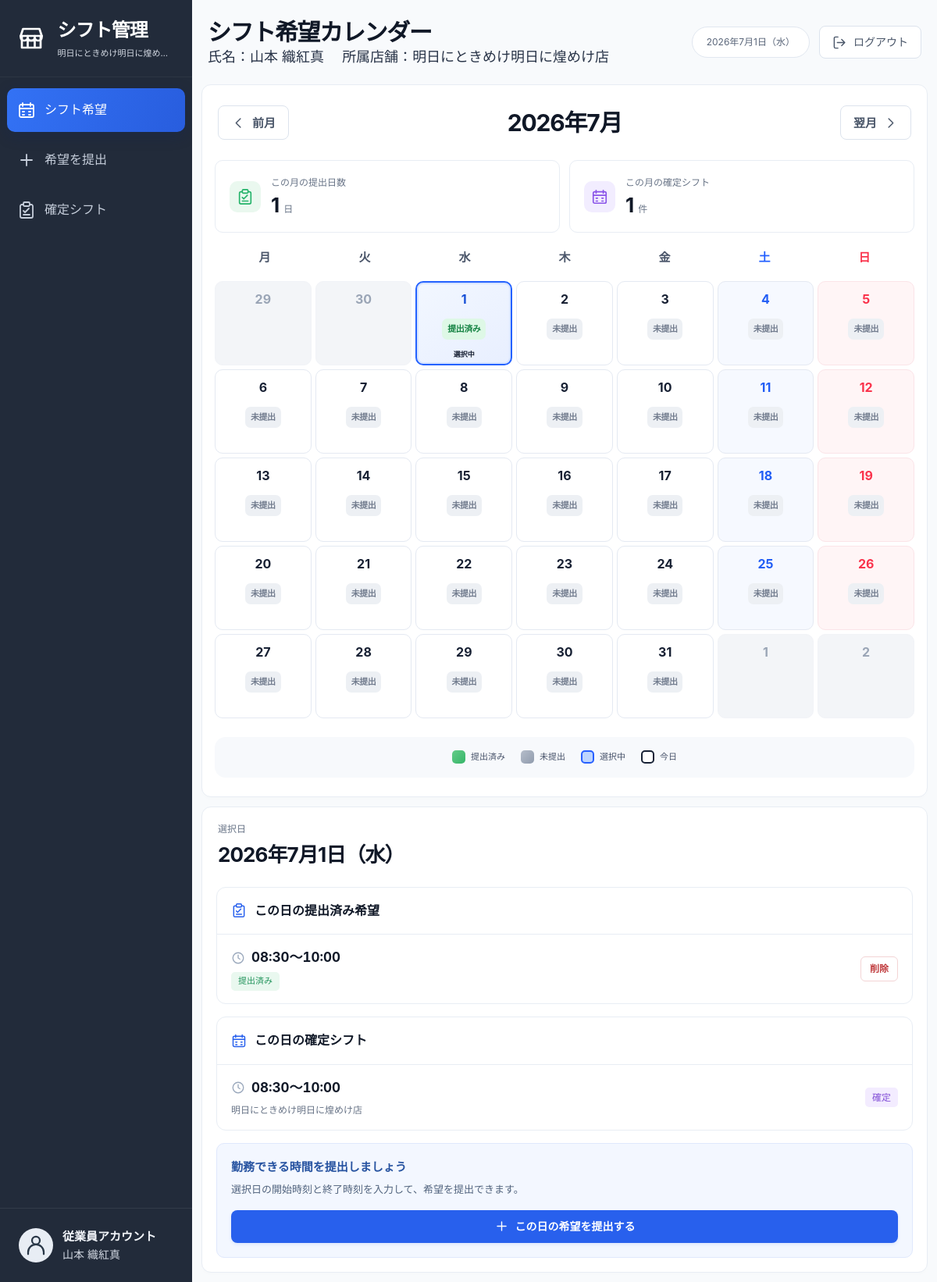
The app's page /availability/?year=2026&month=7 (signed in) with its own data.
### accounts/models.py (models this page shows, shortened)
class StoreMembership(models.Model):
    ROLE_CHOICES = [
        ("manager", "Manager"),
        ("staff", "Staff"),
    ]
    RANK_CHOICES = [
        ("A", "A"),
        ("B", "B"),
        ("C", "C"),
    ]
    user = models.ForeignKey(
        User,
        on_delete=models.CASCADE,
        related_name="store_memberships",
    )
    store = models.ForeignKey(
        Store,
        on_delete=models.CASCADE,
        related_name="memberships",
    )
    role = models.CharField(
        max_length=20,
        choices=ROLE_CHOICES,
        default="staff",
    )
    rank = models.CharField(
        max_length=1,
        choices=RANK_CHOICES,
        default="C",
    )
    desired_shifts_per_week = models.PositiveIntegerField(default=0)
    is_active = models.BooleanField(default=True)
    created_at = models.DateTimeField(auto_now_add=True)
    class Meta:
        unique_together = ("user", "store")

class Store(models.Model):
    company = models.ForeignKey(
        Company,
        on_delete=models.CASCADE,
        related_name="stores",
    )
    name = models.CharField(max_length=100)
    created_at = models.DateTimeField(auto_now_add=True)

class User(AbstractUser):
    ROLE_CHOICES = [
        ("admin", "Admin"),
        ("staff", "Staff"),
    ]
    RANK_CHOICES = [
        ("A", "A"),
        ("B", "B"),
        ("C", "C"),
    ]
    last_name = models.CharField(
        "苗字",
        max_length=150,
        blank=True,
    )
    first_name = models.CharField(
        "名前",
        max_length=150,
        blank=True,
    )
    role = models.CharField(
        max_length=10,
        choices=ROLE_CHOICES,
        default="staff",
    )
    rank = models.CharField(
        max_length=1,
        choices=RANK_CHOICES,
        default="C",
    )
    desired_shifts_per_week = models.PositiveIntegerField(default=0)
    @property
    def full_name_japanese(self):
        full_name = f"{self.last_name} {self.first_name}".strip()
        return full_name or self.username

### shifts/models.py (models this page shows, shortened)
class Availability(models.Model):
    user = models.ForeignKey(
        settings.AUTH_USER_MODEL,
        on_delete=models.CASCADE
    )
    membership = models.ForeignKey(
        "accounts.StoreMembership",
        on_delete=models.CASCADE,
        related_name="availabilities",
        null=True,
        blank=True,
    )
    work_date = models.DateField()
    start_time = models.TimeField()
    end_time = models.TimeField()
    created_at = models.DateTimeField(auto_now_add=True)

class Shift(models.Model):
    user = models.ForeignKey(
        settings.AUTH_USER_MODEL,
        on_delete=models.CASCADE,
        related_name="shifts"
    )
    membership = models.ForeignKey(
        "accounts.StoreMembership",
        on_delete=models.CASCADE,
        related_name="shifts",
        null=True,
        blank=True,
    )
    store = models.ForeignKey(
        "accounts.Store",
        on_delete=models.CASCADE,
        related_name="shifts",
        null=True,
        blank=True,
    )
    work_date = models.DateField()
    start_time = models.TimeField()
    end_time = models.TimeField()
    is_generated = models.BooleanField(default=True)
    created_at = models.DateTimeField(auto_now_add=True)
    class Meta:
        ordering = ["work_date", "start_time"]

### shifts/views.py (the view)
# urls.py: path("availability/", views.availability_list, name="availability_list"),
@login_required
def availability_list(request):
    calendar_context = get_calendar_context(request)
    year = calendar_context["year"]
    month = calendar_context["month"]
    selected_date = calendar_context["selected_date"]
    membership = StoreMembership.objects.filter(
        user=request.user,
        is_active=True,
    ).select_related("store").first()
    monthly_availabilities = Availability.objects.filter(
        user=request.user,
        work_date__year=year,
        work_date__month=month,
    ).order_by("work_date", "start_time")
    submitted_dates = set(
        monthly_availabilities.values_list("work_date", flat=True)
    )
    monthly_shifts = Shift.objects.filter(
        user=request.user, work_date__year=year, work_date__month=month
    )
    shift_dates = set(monthly_shifts.values_list("work_date", flat=True))
    for week in calendar_context["calendar_weeks"]:
        for day in week:
            day["is_submitted"] = day["date"] in submitted_dates
            day["has_shift"] = day["date"] in shift_dates
    selected_availabilities = Availability.objects.filter(
        user=request.user,
        work_date=selected_date,
    ).order_by("start_time")
    selected_shifts = Shift.objects.filter(
        user=request.user, work_date=selected_date
    ).select_related("store").order_by("start_time", "id")
    return render(
        request,
        "shifts/availability_list.html",
        {
            **calendar_context,
            "membership": membership,
            "selected_availabilities": selected_availabilities,
            "selected_shifts": selected_shifts,
            "submitted_days_count": len(submitted_dates),
            "monthly_shifts_count": monthly_shifts.count(),
        },
    )

### templates/shifts/availability_list.html (shortened to what this page needs)
{% extends 'shifts/base.html' %}
{% load i18n %}
{% block page_title %}シフト希望カレンダー{% endblock %}
{% block content %}
  <div class="shift-workspace employee-workspace">
    <section class="panel calendar-panel employee-calendar" aria-label="シフト希望カレンダー">
      <div class="calendar-toolbar">
        <a class="button button-secondary month-button" href="?year={{ prev_year }}&amp;month={{ prev_month }}">
          <svg class="icon" aria-hidden="true"><use href="#icon-chevron-left"></use></svg>
          <span>前月</span>
        </a>
        <h2>{{ year }}年{{ month }}月</h2>
        <a class="button button-secondary month-button" href="?year={{ next_year }}&amp;month={{ next_month }}">
          <span>翌月</span>
          <svg class="icon" aria-hidden="true"><use href="#icon-chevron-right"></use></svg>
        </a>
      </div>
      <div class="employee-summary">
        <div class="employee-summary-item">
          <span class="summary-icon"><svg class="icon" aria-hidden="true"><use href="#icon-clipboard"></use></svg></span>
          <div><p>この月の提出日数</p><strong class="summary-value">{{ submitted_days_count|default:0 }}<small>日</small></strong></div>
        </div>
        <div class="employee-summary-item">
          <span class="summary-icon summary-icon-violet"><svg class="icon" aria-hidden="true"><use href="#icon-calendar"></use></svg></span>
          <div><p>この月の確定シフト</p><strong class="summary-value">{{ monthly_shifts_count|default:0 }}<small>件</small></strong></div>
        </div>
      </div>
      <div class="calendar-weekdays" aria-hidden="true">
        <div>月</div><div>火</div><div>水</div><div>木</div><div>金</div><div class="saturday">土</div><div class="sunday">日</div>
      </div>
      <div class="calendar-grid">
        {% for week in calendar_weeks %}
          {% for day in week %}
            {% if day.is_current_month %}
              <a class="calendar-day{% if forloop.counter == 6 %} saturday{% elif forloop.counter == 7 %} sunday{% endif %}{% if day.is_today %} is-today{% endif %}{% if day.is_selected %} is-selected{% endif %}" href="{{ day.url }}" aria-label="{% language 'ja' %}{{ day.date|date:'n月j日（D）' }}{% endlanguage %}、{% if day.is_submitted %}提出済み{% else %}未提出{% endif %}{% if day.is_today %}、今日{% endif %}{% if day.is_selected %}、選択中{% endif %}"{% if day.is_selected %} aria-current="date"{% endif %}>
                <span class="day-number">{{ day.day }}</span>
                <span class="day-status-list">
                  {% if day.is_submitted %}<span class="calendar-badge availability-badge">提出済み</span>{% else %}<span class="calendar-badge empty-badge">未提出</span>{% endif %}
                </span>
                {% if day.is_today or day.is_selected %}<span class="day-context">{% if day.is_today %}今日{% endif %}{% if day.is_today and day.is_selected %}・{% endif %}{% if day.is_selected %}選択中{% endif %}</span>{% endif %}
              </a>
            {% else %}
              <div class="calendar-day is-muted" aria-hidden="true"><span class="day-number">{{ day.day }}</span></div>
            {% endif %}
          {% endfor %}
        {% endfor %}
      </div>
      <div class="calendar-legend" aria-label="カレンダーの凡例">
        <span><i class="legend-dot availability-dot" aria-hidden="true"></i>提出済み</span>
        <span><i class="legend-dot empty-dot" aria-hidden="true"></i>未提出</span>
        <span><i class="legend-dot selected-dot" aria-hidden="true"></i>選択中</span>
        <span><i class="legend-dot today-dot" aria-hidden="true"></i>今日</span>
      </div>
    </section>
    <section class="panel employee-day-details" aria-label="選択日の詳細">
      <div class="employee-day-heading">
        <p>選択日</p>
        <h2>{% language 'ja' %}{{ selected_date|date:'Y年n月j日（D）' }}{% endlanguage %}</h2>
      </div>
      <section class="panel schedule-card">
        <div class="panel-heading">
          <h3><svg class="icon" aria-hidden="true"><use href="#icon-clipboard"></use></svg>この日の提出済み希望</h3>
        </div>
        <ul class="schedule-list">
          {% for availability in selected_availabilities %}
            <li class="schedule-item">
              <div>
                <div class="schedule-time"><svg class="icon" aria-hidden="true"><use href="#icon-clock"></use></svg>{{ availability.start_time|time:'H:i' }}〜{{ availability.end_time|time:'H:i' }}</div>
                <p class="employee-shift-meta"><span class="status-badge badge-green">提出済み</span></p>
              </div>
              <form method="post" action="{% url 'availability_delete' availability.id %}">
                <button type="submit" class="button button-danger button-small" aria-label="{{ availability.start_time|time:'H:i' }}〜{{ availability.end_time|time:'H:i' }}の希望を削除">削除</button>
              </form>
            </li>
          {% empty %}
            <li class="empty-state">この日はまだ提出していません。</li>
          {% endfor %}
        </ul>
      </section>
      <section class="panel schedule-card">
        <div class="panel-heading">
          <h3><svg class="icon" aria-hidden="true"><use href="#icon-calendar"></use></svg>この日の確定シフト</h3>
        </div>
        <ul class="schedule-list">
          {% for shift in selected_shifts %}
            <li class="schedule-item">
              <div>
                <div class="schedule-time"><svg class="icon" aria-hidden="true"><use href="#icon-clock"></use></svg>{{ shift.start_time|time:'H:i' }}〜{{ shift.end_time|time:'H:i' }}</div>
                <p class="employee-shift-meta">{{ shift.store.name }}</p>
              </div>
              <span class="status-badge badge-violet">確定</span>
            </li>
          {% empty %}
            <li class="empty-state">この日の確定シフトはまだありません。</li>
          {% endfor %}
        </ul>
      </section>
      <div class="employee-guidance">
        {% if membership %}
          <h3>勤務できる時間を提出しましょう</h3>
          <p>選択日の開始時刻と終了時刻を入力して、希望を提出できます。</p>
          <a class="button button-primary" href="{% url 'availability_create' %}?date={{ selected_date|date:'Y-m-d' }}">
            <svg class="icon" aria-hidden="true"><use href="#icon-plus"></use></svg>この日の希望を提出する
          </a>
        {% else %}
          <h3>所属店舗を確認してください</h3>
          <p>現在、所属店舗は未設定です。シフト希望を提出するには、店長に店舗への所属登録を依頼してください。</p>
        {% endif %}
      </div>
    </section>
  </div>
{% endblock %}

### templates/shifts/base.html (shortened to what this page needs)
{% extends 'manager/base.html' %}
{% load static %}
{% block page_subtitle %}
  <span class="employee-identity">氏名：{{ request.user.full_name_japanese }}</span>
  <span class="employee-identity">所属店舗：{% if membership %}{{ membership.store.name }}{% else %}未設定{% endif %}</span>
{% endblock %}
{% block extra_css %}
  <link rel="stylesheet" href="{% static 'manager/calendar.css' %}">
  <link rel="stylesheet" href="{% static 'shifts/employee.css' %}">
{% endblock %}
{% block sidebar_label %}従業員メニュー{% endblock %}
{% block brand_url %}{% url 'availability_list' %}{% if selected_date %}?year={{ selected_date|date:'Y' }}&amp;month={{ selected_date|date:'n' }}&amp;date={{ selected_date|date:'Y-m-d' }}{% endif %}{% endblock %}
{% block brand_store %}{% if membership %}{{ membership.store.name }}{% else %}所属店舗：未設定{% endif %}{% endblock %}
{% block sidebar_user_label %}従業員アカウント{% endblock %}
{% block sidebar_navigation %}
  {% with current_url=request.resolver_match.url_name %}
    <nav class="sidebar-nav" aria-label="従業員ナビゲーション">
      <a class="nav-link{% if current_url == 'availability_list' %} active{% endif %}" href="{% url 'availability_list' %}{% if selected_date %}?year={{ selected_date|date:'Y' }}&amp;month={{ selected_date|date:'n' }}&amp;date={{ selected_date|date:'Y-m-d' }}{% endif %}"{% if current_url == 'availability_list' %} aria-current="page"{% endif %}>
        <svg class="icon" aria-hidden="true"><use href="#icon-calendar"></use></svg>
        <span>シフト希望</span>
      </a>
      {% if membership %}
        <a class="nav-link" href="{% url 'availability_create' %}{% if selected_date %}?date={{ selected_date|date:'Y-m-d' }}{% endif %}">
          <svg class="icon" aria-hidden="true"><use href="#icon-plus"></use></svg>
          <span>希望を提出</span>
        </a>
      {% else %}
        <span class="nav-link nav-link-disabled" aria-disabled="true">
          <svg class="icon" aria-hidden="true"><use href="#icon-plus"></use></svg>
          <span>希望を提出</span>
        </span>
      {% endif %}
      <a class="nav-link" href="{% url 'shift_list' %}{% if selected_date %}?year={{ selected_date|date:'Y' }}&amp;month={{ selected_date|date:'n' }}&amp;date={{ selected_date|date:'Y-m-d' }}{% endif %}">
        <svg class="icon" aria-hidden="true"><use href="#icon-clipboard"></use></svg>
        <span>確定シフト</span>
      </a>
    </nav>
  {% endwith %}
{% endblock %}

### templates/manager/base.html (shortened to what this page needs)
{% load static i18n tz %}
<!doctype html>
<html lang="ja">
<head>
  <link rel="stylesheet" href="{% static 'manager/app.css' %}">
  {% block extra_css %}{% endblock %}
</head>
<body>
  <div class="app-shell">
    <aside class="sidebar" aria-label="{% block sidebar_label %}管理者メニュー{% endblock %}">
      <a class="brand" href="{% block brand_url %}{% url 'manager_dashboard' %}{% endblock %}">
        <span class="brand-mark"><svg class="icon" aria-hidden="true"><use href="#icon-store"></use></svg></span>
        <span class="brand-copy">
          <span class="brand-name">シフト管理</span>
          <span class="brand-store"{% if store %} title="{{ store.name }}"{% elif membership %} title="{{ membership.store.name }}"{% endif %}>{% block brand_store %}{{ store.name }}{% endblock %}</span>
        </span>
      </a>
      {% block sidebar_navigation %}{% endblock %}
      <div class="sidebar-user">
        <span class="avatar sidebar-avatar" aria-hidden="true"><svg class="icon"><use href="#icon-user"></use></svg></span>
        <div class="sidebar-user-details">
          <strong>{% block sidebar_user_label %}店長アカウント{% endblock %}</strong>
          <span>{{ request.user.full_name_japanese }}</span>
        </div>
      </div>
    </aside>
    <main class="main-content" id="main-content">
      <header class="page-header">
        <div class="page-heading">
          <h1>{% block page_title %}ダッシュボード{% endblock %}</h1>
          <p class="page-subtitle">{% block page_subtitle %}店舗：{{ store.name }}{% endblock %}</p>
        </div>
        <div class="header-actions">
          <div class="header-date">
            <span>{% language 'ja' %}{% if selected_date %}{{ selected_date|date:'Y年n月j日（D）' }}{% else %}{% timezone 'Asia/Tokyo' %}{% now 'Y年n月j日（D）' %}{% endtimezone %}{% endif %}{% endlanguage %}</span>
          </div>
          <form method="post" action="{% url 'logout' %}">
            <button class="button button-secondary logout-button" type="submit">
              <svg class="icon" aria-hidden="true"><use href="#icon-logout"></use></svg>
              <span>ログアウト</span>
            </button>
          </form>
        </div>
      </header>
      <div class="page-content">
        {% block content %}{% endblock %}
      </div>
    </main>
  </div>
</body>
</html>

### records on screen
StoreMembership: store.name "明日にときめけ明日に煌め…", store.name "明日にときめけ明日に煌めけ店"
User: user.full_name_japanese "山本 織紅真"
Availability: start_time "08:30", end_time "10:00"
Shift: start_time "08:30", end_time "10:00", store.name "明日にときめけ明日に煌めけ店"

### other values on screen
{{ selected_date|date:'Y年n月j日（D）' }} "2026年7月1日（水）"
{{ year }} "2026"
{{ month }} "7"
{{ submitted_days_count|default:0 }} "1"
{{ monthly_shifts_count|default:0 }} "1"
{{ day.day }} "29" "30" "1" "2"
{{ day.day }} "1" "2" "3" "4" "5" "6" "7" "8" "9" "10" "11" "12" "13" "14" "15" "16" "17" "18" "19" "20" "21" "22" "23" "24" "25" "26" "27" "28" "29" "30" "31"
